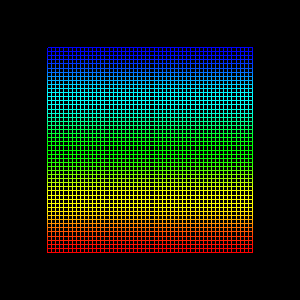

Here is the Python script that generated this plot:
#!/usr/bin/env python

# Demonstrate vtkExtractEdges on a plane source with cell data from
# a simple elevation filter, preserving original point numbering.

# Factory overrides
import vtkmodules.vtkInteractionStyle  # noqa: F401
import vtkmodules.vtkRenderingFreeType  # noqa: F401
import vtkmodules.vtkRenderingOpenGL2  # noqa: F401

from vtkmodules.vtkFiltersCore import (
    vtkExtractEdges,
    vtkSimpleElevationFilter,
)
from vtkmodules.vtkFiltersSources import vtkPlaneSource
from vtkmodules.vtkRenderingCore import (
    vtkActor,
    vtkPolyDataMapper,
    vtkRenderWindow,
    vtkRenderWindowInteractor,
    vtkRenderer,
)

resolution = 50

# Create a plane
plane = vtkPlaneSource()
plane.SetResolution(resolution, resolution)
plane.SetOrigin(0, 0, 0)
plane.SetPoint1(1, 0, 0)
plane.SetPoint2(0, 0, 1)
plane.Update()

# Create cell data using elevation filter
elevation = vtkSimpleElevationFilter()
elevation.SetInputConnection(plane.GetOutputPort())
elevation.Update()

# Extract edges preserving all points
extract = vtkExtractEdges()
extract.SetInputConnection(elevation.GetOutputPort())
extract.UseAllPointsOn()
extract.Update()

# Mapper
mapper = vtkPolyDataMapper()
mapper.SetInputConnection(extract.GetOutputPort())
mapper.ScalarVisibilityOn()

actor = vtkActor()
actor.SetMapper(mapper)
actor.GetProperty().SetInterpolationToFlat()

# Renderer
renderer = vtkRenderer()
renderer.SetBackground(0, 0, 0)
renderer.AddActor(actor)

# Window
render_window = vtkRenderWindow()
render_window.SetSize(300, 300)
render_window.AddRenderer(renderer)
render_window.SetWindowName("extract edges with cell data")

# Scene
renderer.GetActiveCamera().SetFocalPoint(0.5, 0, 0.5)
renderer.GetActiveCamera().SetPosition(0.5, 1, 0.5)
renderer.GetActiveCamera().SetViewUp(0, 0, 1)
renderer.ResetCamera()

# Interactor
interactor = vtkRenderWindowInteractor()
interactor.SetRenderWindow(render_window)

interactor.Initialize()
interactor.Start()
